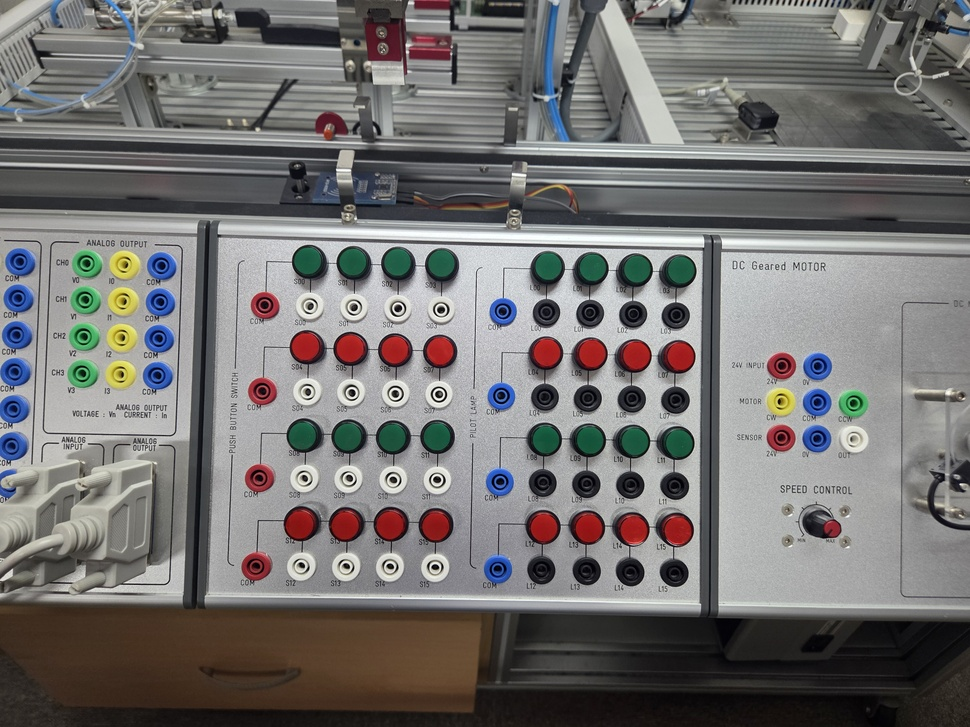
#> input picture KakaoTalk_20250714_151510015.jpg, 970 x 727 px, shrunk from 4000 x 3000 before the run, found by its file name
$ jupyter execute --allow-errors py06_my.ipynb   (shell and % lines are left out)
#> lines starting #> are read from the running program, lines starting #| are printed output that depends on the picture
## 이미지처리

[cell 1]
import numpy as np
import matplotlib.pyplot as plt
import cv2 # RGB -> BGR

# 1. numpy로 즉석 이미지 생성
img = cv2.imread('C:/BSW/KakaoTalk_20250714_151510015.jpg')
#> img is the input picture: shape (727, 970, 3); mean B, G, R 113.2, 114.4, 116.3
# 2. 그레이스케일 변환(색상->밝기)
gray = cv2.cvtColor(img, cv2.COLOR_BGR2GRAY)
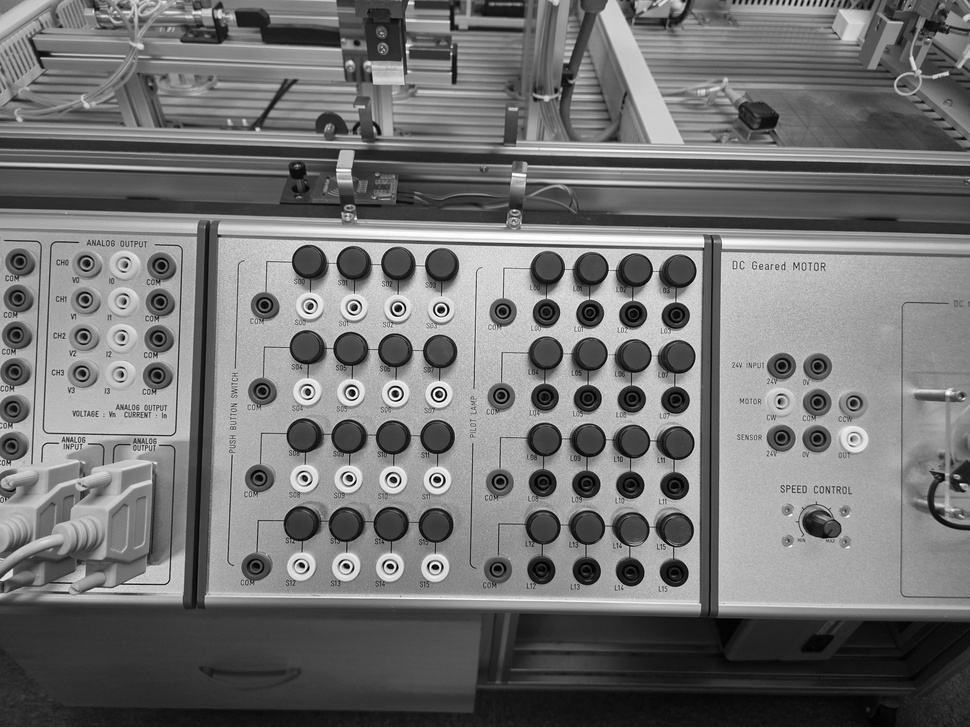
#> gray: shape (727, 970); min 0, max 255, mean 114.8
# 3. 이미지의 평균 밝기를 계산
mean_brighteness = np.mean(gray)
#> mean_brighteness = 114.8
print(f"평균밝기: {mean_brighteness:.2f}")
#| 평균밝기: 114.83

if mean_brighteness < 127.5:
    print("😜이미지가 너무 어둡습니다")
    gray = cv2.putText(gray.copy(), "Too Dark", (10,50), cv2.FONT_HERSHEY_SIMPLEX, 0.5, (255), 2, cv2.LINE_AA)
elif mean_brighteness >=127.9:
    print("😎이미지가 너무 밝습니다")
    gray = cv2.putText(gray.copy(), "Too Bright", (8,50), cv2.FONT_HERSHEY_SIMPLEX, 0.5, (0), 2, cv2.LINE_AA)
else:
    print("😁정상 이미지 입니다")

plt.subplot(1,2,1)
plt.title("RGB scale")
plt.imshow(img)
plt.axis('off')

plt.subplot(1,2,2)
plt.title("Gray scale")
plt.imshow(gray, cmap="gray")
plt.axis('off')
plt.show()
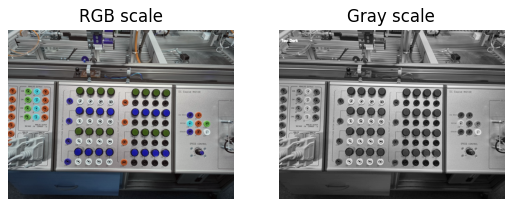
#> figure drawn by matplotlib, 2 panels; B, G, R data is drawn as R, G, B
